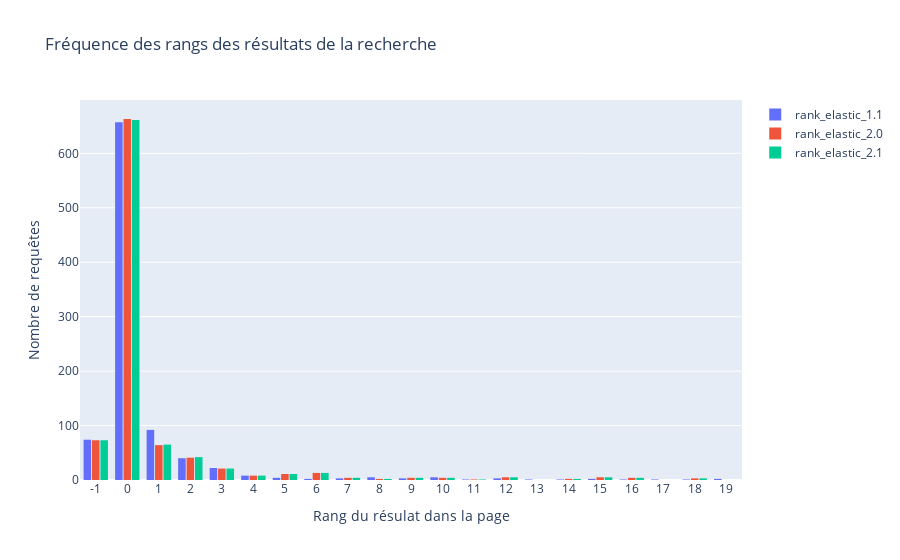

Notebook code for this chart:
### Code cell
fig = go.Figure()
rank_dict = {}
for rank in rank_columns:
    df_test[rank] = df_test[rank].astype("int32")
    rank_dict[rank] = df_test.sort_values(by=[rank])[rank]
    fig.add_trace(
        go.Histogram(
            histfunc="count",
            x=rank_dict[rank],
            name=rank,
        )
    )
fig.update_layout(
    title_text="Fréquence des rangs des résultats de la recherche",  # title of plot
    xaxis_title_text="Rang du résulat dans la page",  # xaxis label
    yaxis_title_text="Nombre de requêtes",  # yaxis label
    bargap=0.2,  # gap between bars of adjacent location coordinates
    bargroupgap=0.1,  # gap between bars of the same location coordinates
)
fig.update_xaxes(type="category")
fig.show()
# fig.write_image(f"./output/plots/rank_{SEARCH_VERSION}.png")
plotly.offline.plot(fig, filename=f"../../output/plots/rank_war_{SEARCH_VERSION}.html")

### Figure 1 — Plotly figure (JSON) as saved in the notebook; plotly's stock layout.template omitted (floating-point values rounded to 4 significant figures; data arrays with more than 128 entries replaced by an {"elided": "..."} marker saying what was removed)
{"data": [{"histfunc": "count", "name": "rank_elastic_1.1", "type": "histogram", "x": {"elided": "928 int values"}}, {"histfunc": "count", "name": "rank_elastic_2.0", "type": "histogram", "x": {"elided": "928 int values"}}, {"histfunc": "count", "name": "rank_elastic_2.1", "type": "histogram", "x": {"elided": "928 int values"}}], "layout": {"autosize": true, "bargap": 0.2, "bargroupgap": 0.1, "title": {"text": "Fréquence des rangs des résultats de la recherche"}, "xaxis": {"autorange": true, "range": [-0.5, 20.5], "title": {"text": "Rang du résulat dans la page"}, "type": "category"}, "yaxis": {"autorange": true, "range": [0, 697.9], "title": {"text": "Nombre de requêtes"}}}}
